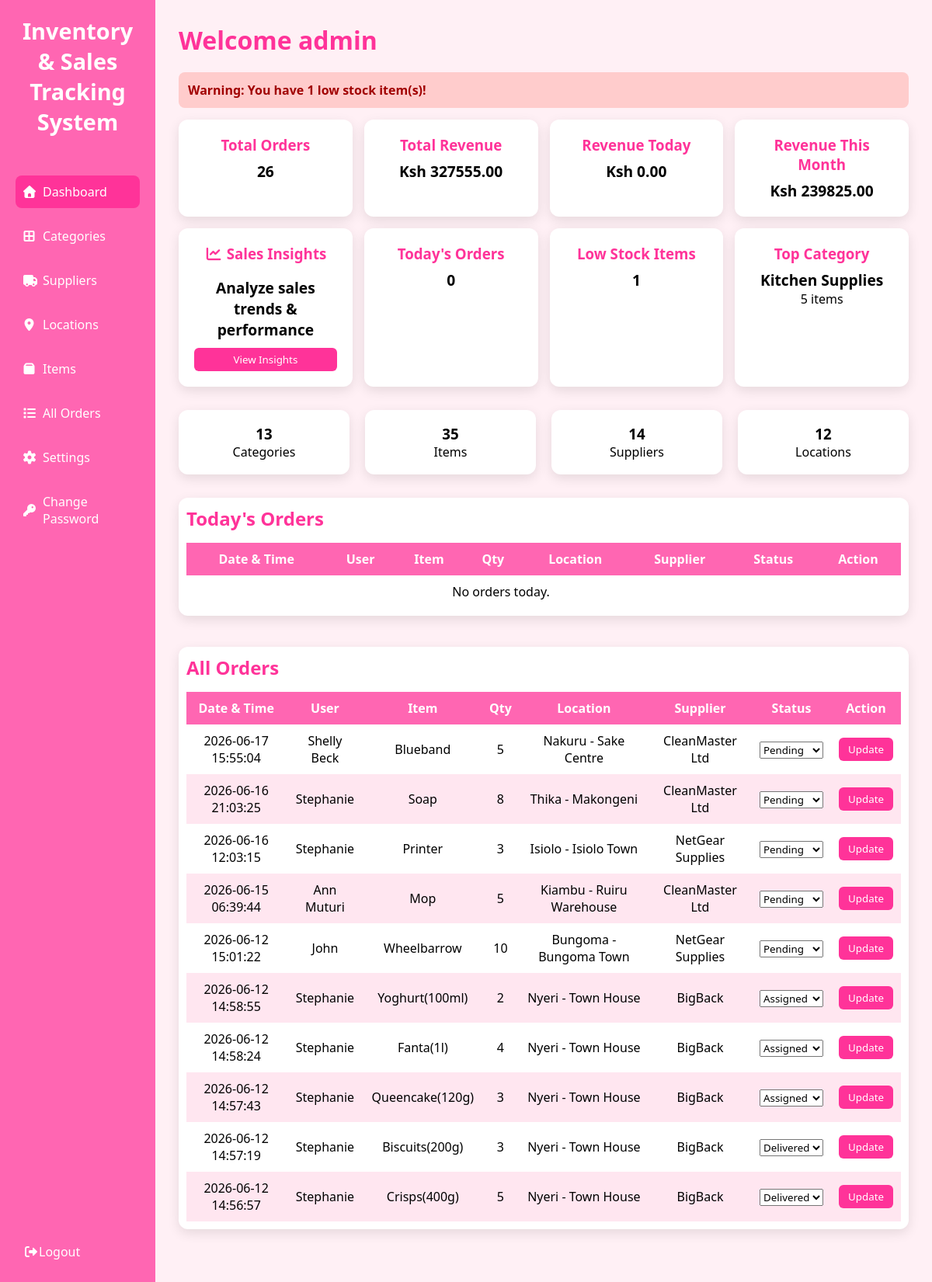
The page /dashboard/ (signed in) on the database its author committed.
### assets/models.py (models this page shows, shortened)
class Category(models.Model):
    name = models.CharField(max_length=255)

class Order(models.Model):
    STATUS_CHOICES = (
        ("Pending", "Pending"),
        ("Assigned", "Assigned"),
        ("Delivered", "Delivered"),
    )
    user = models.ForeignKey(User, on_delete=models.CASCADE)
    item = models.ForeignKey(Item, on_delete=models.CASCADE)
    quantity = models.IntegerField()
    total_amount = models.DecimalField(max_digits=10, decimal_places=2, default=0.00)
    delivery_location = models.ForeignKey(Location, on_delete=models.SET_NULL, null=True)
    supplier = models.ForeignKey(Supplier, on_delete=models.SET_NULL, null=True, blank=True)
    status = models.CharField(max_length=50, choices=STATUS_CHOICES, default="Pending")
    phone = models.CharField(max_length=10, blank=True, null=True)
    created_at = models.DateTimeField(auto_now_add=True)
    is_paid = models.BooleanField(default=True)

class Item(models.Model):
    name = models.CharField(max_length=255, unique=True)
    category = models.ForeignKey(Category, on_delete=models.SET_NULL, null=True, blank=True)
    location = models.ForeignKey(Location, on_delete=models.SET_NULL, null=True, blank=True)
    supplier = models.ForeignKey(Supplier, on_delete=models.SET_NULL, null=True, blank=True)
    quantity = models.IntegerField()
    price = models.DecimalField(max_digits=10, decimal_places=2, default=0.00)
    barcode = models.CharField(max_length=20, unique=True, blank=True)
    created_at = models.DateTimeField(auto_now_add=True)

class Location(models.Model):
    county = models.ForeignKey(County,on_delete=models.PROTECT,null=True,blank=True)
    branch_name = models.CharField(max_length=150,null=True,blank=True    )
    description = models.CharField(max_length=255, blank=True, null=True)
    class Meta:
        unique_together = ('county', 'branch_name')
    def __str__(self):
        if self.county and self.branch_name:
            return f"{self.county.name} - {self.branch_name}"
        return "Incomplete Location"

class County(models.Model):
    name = models.CharField(max_length=100, unique=True)

class Supplier(models.Model):
    name = models.CharField(max_length=255)
    contact = models.CharField(max_length=10, validators=[phone_validator])
    email = models.EmailField()

### assets/views.py (the view)
# urls.py: path('dashboard/', views.dashboard, name='dashboard'),
@login_required
def dashboard(request):
    if not request.user.is_staff:
        return redirect('user_dashboard')
    now = timezone.now()
    start_of_today = now.replace(hour=0, minute=0, second=0, microsecond=0)
    end_of_today = start_of_today + timedelta(days=1)
    todays_orders = Order.objects.filter(
        created_at__gte=start_of_today,
        created_at__lt=end_of_today
    ).select_related('user', 'item', 'supplier').order_by('-created_at')
    all_orders = Order.objects.select_related(
        'user', 'item', 'supplier'
    ).order_by('-created_at')[:10]
    total_orders = Order.objects.count()
    total_revenue = Order.objects.aggregate(
        total=Sum('total_amount')
    )['total'] or 0
    daily_revenue = Order.objects.filter(
        created_at__gte=start_of_today,
        created_at__lt=end_of_today
    ).aggregate(
        total=Sum('total_amount')
    )['total'] or 0
    start_of_month = now.replace(day=1)
    monthly_revenue = Order.objects.filter(
        created_at__gte=start_of_month
    ).aggregate(
        total=Sum('total_amount')
    )['total'] or 0
    start_of_last_month = (start_of_month - timedelta(days=1)).replace(day=1)
    previous_month_revenue = Order.objects.filter(
        created_at__gte=start_of_last_month,
        created_at__lt=start_of_month
    ).aggregate(
        total=Sum('total_amount')
    )['total'] or 0
    LOW_STOCK_THRESHOLD = 10
    low_stock_items = Item.objects.filter(quantity__lte=LOW_STOCK_THRESHOLD)
    top_category = (
        Item.objects
        .values('category__name')
        .annotate(total=Count('id'))
        .order_by('-total')
        .first()
    )
    context = {
        "todays_orders": todays_orders,
        "todays_orders_count": todays_orders.count(),
        "all_orders": all_orders,
        "categories_count": Category.objects.count(),
        "items_count": Item.objects.count(),
        "suppliers_count": Supplier.objects.count(),
        "locations_count": Location.objects.count(),
        "total_orders": total_orders,
        "total_revenue": total_revenue,
        "daily_revenue": daily_revenue,
        "monthly_revenue": monthly_revenue,
        "low_stock_items": low_stock_items,
        "low_stock_count": low_stock_items.count(),
        "top_category": top_category,
    }
    return render(request, "assets/dashboard.html", context)

### assets/templates/assets/dashboard.html (shortened to what this page needs)
<!DOCTYPE html>
<html lang="en">
<head>
{% load static %}
<link rel="stylesheet" href="{% static 'fontawesome/css/all.min.css' %}">
</head>
<body>
<aside class="sidebar">
    <h2 class="logo">Inventory & Sales Tracking System</h2>
    <ul class="menu">
        <li><a href="{% url 'dashboard' %}" class="active"><i class="fas fa-home"></i> Dashboard</a></li>
        <li><a href="{% url 'categories' %}"><i class="fas fa-th-large"></i> Categories</a></li>
        <li><a href="{% url 'suppliers' %}"><i class="fas fa-truck"></i> Suppliers</a></li>
        <li><a href="{% url 'locations' %}"><i class="fas fa-map-marker-alt"></i> Locations</a></li>
        <li><a href="{% url 'items' %}"><i class="fas fa-box"></i> Items</a></li>
        <li><a href="{% url 'orders' %}"><i class="fa fa-list"></i> All Orders</a></li>
        <li><a href="{% url 'settings' %}"><i class="fas fa-cog"></i> Settings</a></li>
        <li><a href="{% url 'change_password' %}"><i class="fas fa-key"></i> Change Password</a></li>
    </ul>
    <div class="logout">
        <a href="{% url 'logout' %}"><i class="fas fa-sign-out-alt"></i> Logout</a>
    </div>
</aside>
<main class="main-content">
<h1>Welcome {{ request.user.username }}</h1>
{% if low_stock_count > 0 %}
<div id="low-stock-alert" style="
    background:#ffcccc;
    color:#a10000;
    padding:12px;
    border-radius:8px;
    margin-bottom:15px;
    font-weight:bold;
">
     Warning: You have {{ low_stock_count }} low stock item(s)!
</div>
{% endif %}
<div class="analytics-cards">
    <div class="card">
        <h3>Total Orders</h3>
        <p>{{ total_orders }}</p>
    </div>
    <div class="card">
        <h3>Total Revenue</h3>
        <p>Ksh {{ total_revenue|floatformat:2 }}</p>
    </div>
    <div class="card">
        <h3>Revenue Today</h3>
        <p>Ksh {{ daily_revenue|floatformat:2 }}</p>
    </div>
    <div class="card">
        <h3>Revenue This Month</h3>
        <p>Ksh {{ monthly_revenue|floatformat:2 }}</p>
    </div>
    <div class="card" style="display:flex; flex-direction:column; justify-content:center;">
        <h3><i class="fas fa-chart-line"></i> Sales Insights</h3>
        <p style="margin:10px 0;">Analyze sales trends & performance</p>
        <a href="{% url 'sales_insights' %}">
            <button class="btn" style="width:100%;">View Insights</button>
        </a>
    </div>
    <div class="card">
        <h3>Today's Orders</h3>
        <p>{{ todays_orders_count }}</p>
    </div>
    <div class="card">
        <h3>Low Stock Items</h3>
        <p>{{ low_stock_count }}</p>
    </div>
    <div class="card">
        <h3>Top Category</h3>
        {% if top_category %}
            <p>{{ top_category.category__name }}</p>
            <medium>{{ top_category.total }} items</medium>
        {% else %}
            <p>No data</p>
        {% endif %}
    </div>
</div>
<div class="summary-grid">
    <div class="summary-box">
        <h3>{{ categories_count }}</h3>
        <p>Categories</p>
    </div>
    <div class="summary-box">
        <h3>{{ items_count }}</h3>
        <p>Items</p>
    </div>
    <div class="summary-box">
        <h3>{{ suppliers_count }}</h3>
        <p>Suppliers</p>
    </div>
    <div class="summary-box">
        <h3>{{ locations_count }}</h3>
        <p>Locations</p>
    </div>
</div>
<div class="table-container">
    <h2 class="section-title">Today's Orders</h2>
    <table>
        <thead>
            <tr>
                <th>Date & Time</th>
                <th>User</th>
                <th>Item</th>
                <th>Qty</th>
                <th>Location</th>
                <th>Supplier</th>
                <th>Status</th>
                <th>Action</th>
            </tr>
        </thead>
        <tbody>
        {% for order in todays_orders %}
        <tr>
        <form method="POST">{% csrf_token %}
        <input type="hidden" name="order_id" value="{{ order.id }}">
        <td>{{ order.created_at|date:"Y-m-d H:i:s" }}</td>
        <td>
            {% if order.user.first_name or order.user.last_name %}
                {{ order.user.first_name }} {{ order.user.last_name }}
            {% else %}
                {{ order.user.username }}
            {% endif %}
        </td>
        <td>{{ order.item.name }}</td>
        <td>{{ order.quantity }}</td>
        <td>{{ order.delivery_location }}</td>
        <td>
          {% if order.supplier %}
            {{ order.supplier.name }}
          {% else %}
            <span>No supplier assigned</span>
          {% endif %}
        </td>
        <td>
        <select name="status">
            <option {% if order.status == "Pending" %}selected{% endif %}>Pending</option>
            <option {% if order.status == "Assigned" %}selected{% endif %}>Assigned</option>
            <option {% if order.status == "Delivered" %}selected{% endif %}>Delivered</option>
        </select>
        </td>
        <td><button type="submit">Update</button></td>
        </form>
        </tr>
        {% empty %}
        <tr><td colspan="7">No orders today.</td></tr>
        {% endfor %}
        </tbody>
    </table>
</div>
<div class="table-container">
    <h2 class="section-title">All Orders</h2>
    <table>
        <thead>
            <tr>
                <th>Date & Time</th>
                <th>User</th>
                <th>Item</th>
                <th>Qty</th>
                <th>Location</th>
                <th>Supplier</th>
                <th>Status</th>
                <th>Action</th>
            </tr>
        </thead>
        <tbody>
        {% for order in all_orders %}
        <tr>
        <form method="POST" action="{% url 'update_order_status' order.id %}">
        <td>{{ order.created_at|date:"Y-m-d H:i:s" }}</td>
        <td>
            {% if order.user.first_name or order.user.last_name %}
                {{ order.user.first_name }} {{ order.user.last_name }}
            {% else %}
                {{ order.user.username }}
            {% endif %}
        </td>
        <td>{{ order.item.name }}</td>
        <td>{{ order.quantity }}</td>
        <td>{{ order.delivery_location }}</td>
        <td>
          {% if order.supplier %}
            {{ order.supplier.name }}
          {% else %}
            <span>No supplier assigned</span>
          {% endif %}
        </td>
        <td>
        <select name="status">
            <option {% if order.status == "Pending" %}selected{% endif %}>Pending</option>
            <option {% if order.status == "Assigned" %}selected{% endif %}>Assigned</option>
            <option {% if order.status == "Delivered" %}selected{% endif %}>Delivered</option>
        </select>
        </td>
        <td><button type="submit">Update</button></td>
        </form>
        </tr>
        {% empty %}
        <tr><td colspan="7">No orders found.</td></tr>
        {% endfor %}
        </tbody>
    </table>
</div>
</main>
</body>
</html>

### assets/templates/assets/dashboard.html (style rules this page uses)
* { margin:0; padding:0; box-sizing:border-box; font-family:'Segoe UI',sans-serif; }
body { display:flex; min-height:100vh; background:#fff0f5; }
.sidebar { width:200px; background:#ff66b2; padding:20px; color:white; display:flex; flex-direction:column; }
.logo { font-size:1.8rem; font-weight:bold; margin-bottom:30px; text-align:center; }
.menu { list-style:none; flex:1; margin-top:20px; }
.menu li { margin-bottom:15px; }
.menu li a { text-decoration:none; color:white; font-weight:500; display:flex; align-items:center; padding:10px; border-radius:8px; }
.menu li a:hover, .menu li a.active { background:#ff3399; }
.menu li a i { margin-right:10px; width:15px; text-align:center; }
.logout { margin-top:auto; }
.logout a { display:flex; align-items:center; padding:10px; text-decoration:none; color:white; }
.main-content { flex:1; padding:30px; }
h1 { font-size:2rem; margin-bottom:20px; color:#ff3399; }
.analytics-cards { display:grid; grid-template-columns: repeat(auto-fit, minmax(200px, 1fr)); gap:15px; margin-bottom:30px; }
.card { background:white; padding:20px; border-radius:12px; box-shadow:0 5px 15px rgba(0,0,0,0.1); text-align:center; }
.card h3 { margin-bottom:8px; color:#ff3399; }
.card p { font-size:1.2rem; font-weight:bold; }
.summary-grid { display:grid; grid-template-columns: repeat(auto-fit, minmax(180px, 1fr)); gap:20px; margin-bottom:30px; }
.summary-box { background:white; padding:18px; border-radius:12px; text-align:center; box-shadow:0 5px 15px rgba(0,0,0,0.1); }
.table-container { overflow-x:auto; background:white; padding:10px; border-radius:12px; box-shadow:0 5px 15px rgba(0,0,0,0.1); margin-bottom:40px; }
table { width:100%; border-collapse:collapse; }
thead { background:#ff66b2; color:white; }
th, td { padding:10px; text-align:center; }
tbody tr:nth-child(even) { background:#ffe6f0; }
button { padding:6px 12px; border:none; background:#ff3399; color:white; border-radius:6px; cursor:pointer; }
.section-title { margin-bottom:15px; color:#ff3399; }

### rows shown on the page
Category: category__name "Kitchen Supplies"
Order: created_at "2026-06-17 15:55:04", user.first_name "Shelly", user.last_name "Beck", item.name "Blueband", quantity "5", delivery_location "Nakuru - Sake Centre", supplier.name "CleanMaster Ltd", status "Pending"
Order: created_at "2026-06-16 21:03:25", user.username "Stephanie", item.name "Soap", quantity "8", delivery_location "Thika - Makongeni", supplier.name "CleanMaster Ltd", status "Pending"
Order: created_at "2026-06-16 12:03:15", user.username "Stephanie", item.name "Printer", quantity "3", delivery_location "Isiolo - Isiolo Town", supplier.name "NetGear Supplies", status "Pending"
Order: created_at "2026-06-15 06:39:44", user.first_name "Ann", user.last_name "Muturi", item.name "Mop", quantity "5", delivery_location "Kiambu - Ruiru Warehouse", supplier.name "CleanMaster Ltd", status "Pending"
Order: created_at "2026-06-12 15:01:22", user.username "John", item.name "Wheelbarrow", quantity "10", delivery_location "Bungoma - Bungoma Town", supplier.name "NetGear Supplies", status "Pending"
Order: created_at "2026-06-12 14:58:55", user.username "Stephanie", item.name "Yoghurt(100ml)", quantity "2", delivery_location "Nyeri - Town House", supplier.name "BigBack", status "Assigned"
Order: created_at "2026-06-12 14:58:24", user.username "Stephanie", item.name "Fanta(1l)", quantity "4", delivery_location "Nyeri - Town House", supplier.name "BigBack", status "Assigned"
Order: created_at "2026-06-12 14:57:43", user.username "Stephanie", item.name "Queencake(120g)", quantity "3", delivery_location "Nyeri - Town House", supplier.name "BigBack", status "Assigned"
Order: created_at "2026-06-12 14:57:19", user.username "Stephanie", item.name "Biscuits(200g)", quantity "3", delivery_location "Nyeri - Town House", supplier.name "BigBack", status "Delivered"
Order: created_at "2026-06-12 14:56:57", user.username "Stephanie", item.name "Crisps(400g)", quantity "5", delivery_location "Nyeri - Town House", supplier.name "BigBack", status "Delivered"

### other values the page prints
{{ request.user.username }} "admin"
{{ low_stock_count }} "1"
{{ total_orders }} "26"
{{ total_revenue|floatformat:2 }} "327555.00"
{{ daily_revenue|floatformat:2 }} "0.00"
{{ monthly_revenue|floatformat:2 }} "239825.00"
{{ todays_orders_count }} "0"
{{ top_category.total }} "5"
{{ categories_count }} "13"
{{ items_count }} "35"
{{ suppliers_count }} "14"
{{ locations_count }} "12"
